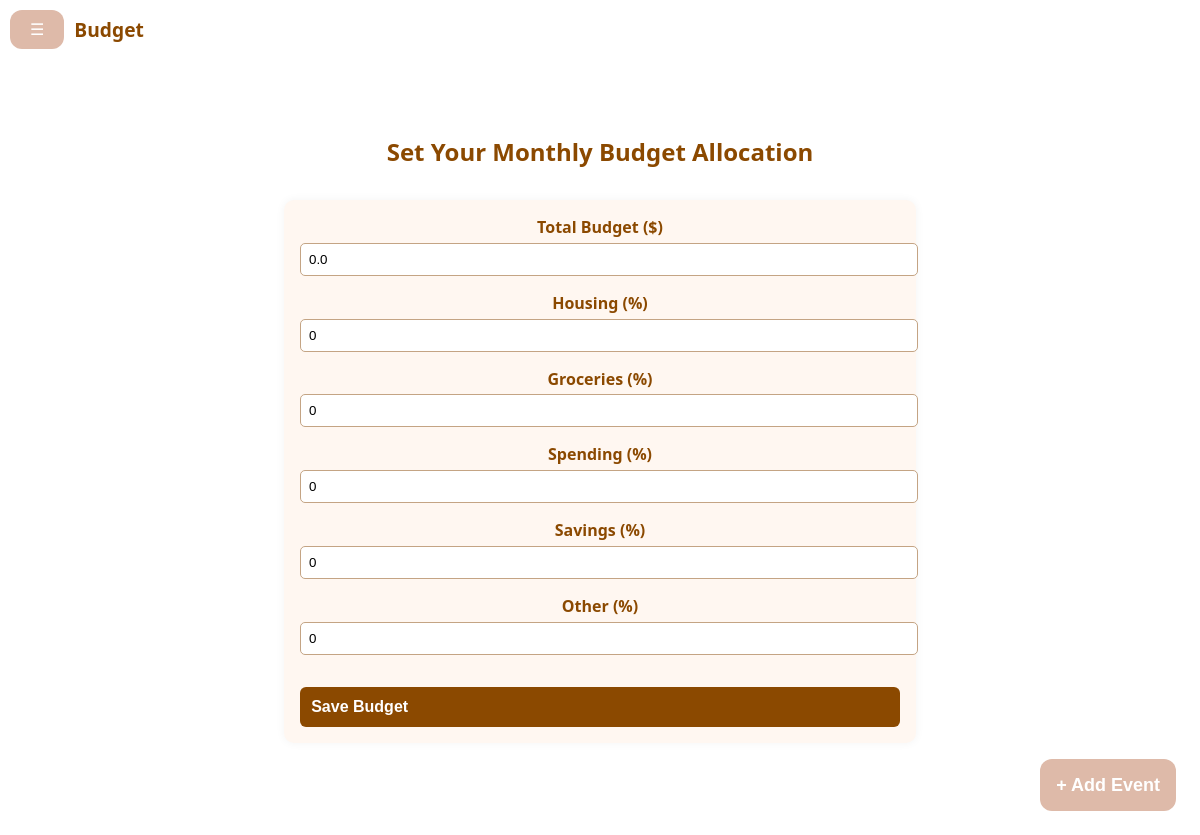
The app's page /budget/ (signed in), older data.
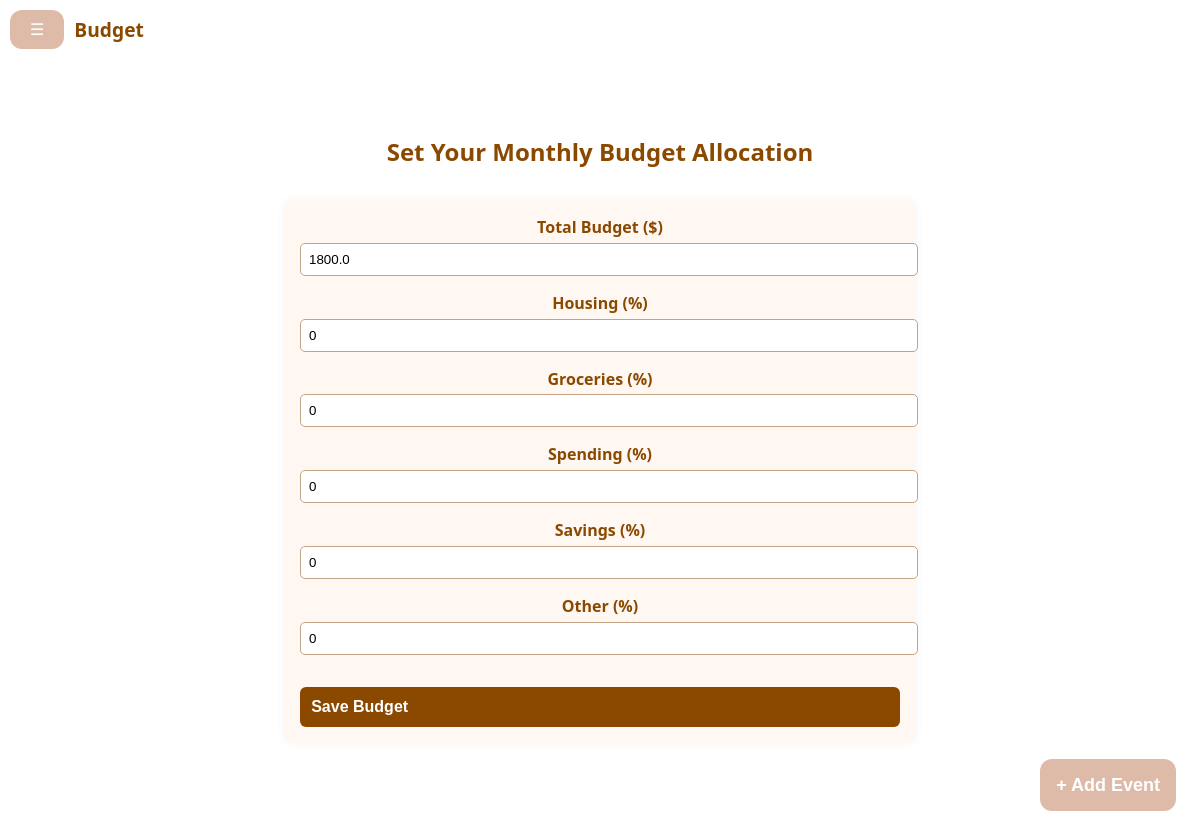
The same page, newer data.
### tables this page shows
CREATE TABLE users (
        ID INTEGER PRIMARY KEY AUTOINCREMENT,
        username TEXT NOT NULL UNIQUE,
        email TEXT NOT NULL UNIQUE,
        password_hash TEXT NOT NULL,
        created_at TEXT DEFAULT (DATETIME('now')),
        last_login TEXT,
        budget FLOAT DEFAULT 0.0
    );

### flaskApp.py (the view)
@app.route('/budget/', methods=['GET', 'POST'])
def budget():
    if 'user_id' not in session:
        return redirect(url_for("landing"))
    total_budget = db.get_user_budget(session['user_id'])
    if request.method == "POST":
        total_budget = request.form.get("total-budget")
        db.save_user_budget(session['user_id'], total_budget)
        flash("Your budget has been updated!", "success")
        return redirect(url_for("budget"))
    return render_template("budget.html", total_budget=total_budget)

### db.py (called while the page is built)
def get_db_connection():
    conn = sqlite3.connect(DATABASE_PATH)  # Connect to SQLite database file
    conn.row_factory = sqlite3.Row  # To return rows as dictionaries
    return conn

def get_user_budget(user_id):
    conn = get_db_connection()
    budget_query = "SELECT budget FROM users WHERE ID = ?"
    budget_result = conn.execute(budget_query, (user_id,)).fetchone()
    total_budget = budget_result[0] if budget_result else 0.0
    conn.close()
    return total_budget

### templates/budget.html (shortened to what this page needs)
{% extends "base.html" %}
{% block content %}
<h2 class="budget-title">Set Your Monthly Budget Allocation</h2>
  <form method="POST" class="budget-form">
    <div class="budget-input-group">
      <label for="total-budget">Total Budget ($)</label>
      <input type="number" step="0.01" name="total-budget" id="total-budget" value="{{ total_budget }}" required>
    </div>
    {% for category in ['Housing', 'Groceries', 'Spending', 'Savings', 'Other'] %}
      <div class="budget-input-group">
        <label for="{{ category }}">{{ category }} (%)</label>
        <input type="number" step="0.01" name="{{ category }}" id="{{ category }}" value="0" required>
      </div>
    {% endfor %}
    <button type="submit" class="btn-submit">Save Budget</button>
  </form>
{% endblock %}

### templates/base.html (shortened to what this page needs)
<!DOCTYPE html>
<html lang="en">
<head>
  <link rel="stylesheet" href="{{ url_for('static', filename='styles.css') }}">
</head>
<body>
  <nav class="navbar">
    <button id="openNav">☰</button>
    <span class="navbar-brand">Budget</span>
  </nav>
  <button class="fab" id="openEventModal">+ Add Event</button>
  <div id="main">
    {% block content %}{% endblock %}
  </div>
</body>
</html>

### static/styles.css (style rules this page uses)
body { margin: 0; padding: 0; font-family: 'Noto Sans', serif; background: #ffffff; color: #8b4900; text-align: center; }
.navbar { background-color: #ffffff; padding: 10px; text-align: left; display: flex; align-items: center; gap: 10px; }
.navbar-brand { font-weight: bold; font-size: 1.2rem; }
#main { margin-left: 0; transition: margin-left 0.3s; padding: 5vw; }
button { position: static; display: flex; background-color: #debaa9; border: none; color: white; padding: 10px 20px; font-size: 1rem; border-radius: 12px; z-index: 999; cursor: pointer; transition: background-color 0.3s ease; }
.fab { position: fixed; bottom: 24px; right: 24px; background-color: #debaa9; color: #ffffff; border: none; border-radius: 12px; padding: 0 16px; height: 52px; font-size: 18px; font-weight: bold; cursor: pointer; display: flex; align-items: center; justify-content: center; white-space: nowrap; }

### templates/budget.html (style rules this page uses)
.budget-form { max-width: 600px; margin: 2rem auto; display: flex; flex-direction: column; gap: 1rem; padding: 1rem; background: #fff7f1; border-radius: 10px; box-shadow: 0 0 10px rgba(0,0,0,0.05); }
.budget-input-group label { display: block; margin-bottom: 0.3rem; font-weight: bold; }
.budget-input-group input { width: 100%; padding: 0.5rem; border: 1px solid #c4a484; border-radius: 5px; }
.btn-submit { margin-top: 1rem; padding: 0.7rem; background-color: #8b4900; color: white; border: none; border-radius: 6px; font-weight: bold; cursor: pointer; }
.budget-title { text-align: center; color: #8b4900; margin-top: 1rem; }

Row changes from the older to the newer data that the page shows:
changed users: total-budget "0.0" → "1800.0"
